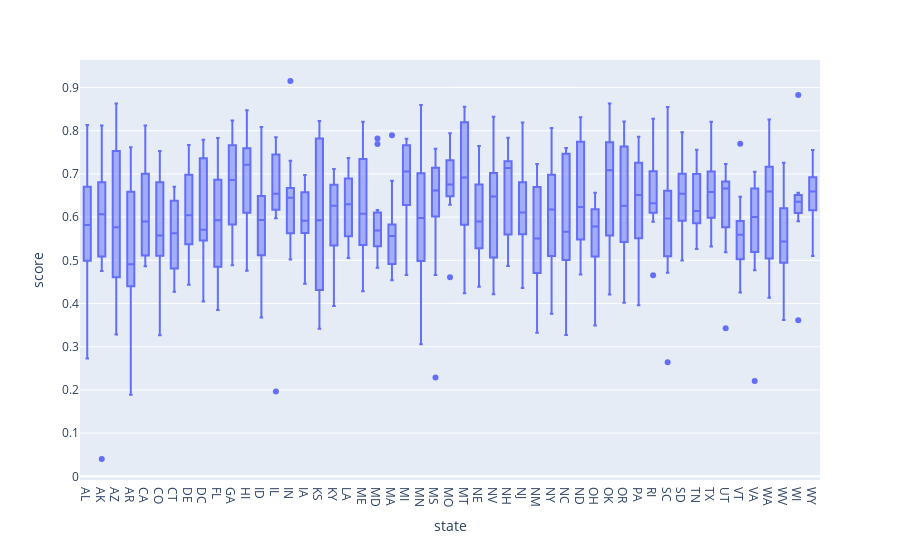

This figure's notebook cell:
### Code cell
# Box Plot of scores by state
fig = px.box(score_df, y="score", x="state")
fig.show()

### Figure 1 — Plotly figure (JSON) as saved in the notebook; plotly's stock layout.template omitted (floating-point values rounded to 4 significant figures; data arrays with more than 128 entries replaced by an {"elided": "..."} marker saying what was removed)
{"data": [{"alignmentgroup": "True", "hovertemplate": "state=%{x}<br>score=%{y}<extra></extra>", "legendgroup": "", "marker": {"color": "#636efa"}, "name": "", "notched": false, "offsetgroup": "", "orientation": "v", "showlegend": false, "type": "box", "x": {"elided": "565 str values"}, "x0": " ", "xaxis": "x", "y": {"elided": "565 float values"}, "y0": " ", "yaxis": "y"}], "layout": {"boxmode": "group", "legend": {"tracegroupgap": 0}, "margin": {"t": 60}, "xaxis": {"anchor": "y", "domain": [0, 1], "title": {"text": "state"}}, "yaxis": {"anchor": "x", "domain": [0, 1], "title": {"text": "score"}}}}
